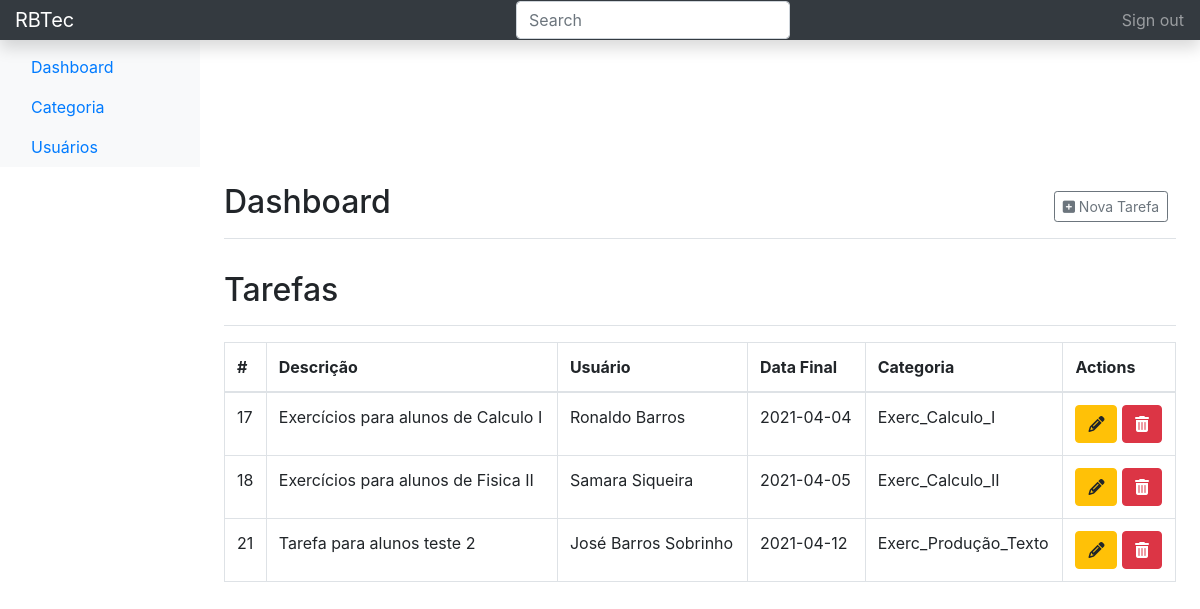
The page / on the database its author committed.
### tables this page shows
CREATE TABLE `tb_task` (
  `id` int(11) NOT NULL AUTO_INCREMENT,
  `description` text NOT NULL,
  `user_id` int(11) DEFAULT NULL,
  `final_date` date NOT NULL DEFAULT '1111-11-11',
  `category_id` int(11) DEFAULT NULL,
  PRIMARY KEY (`id`)
);

CREATE TABLE `tb_users` (
  `id` int(11) NOT NULL AUTO_INCREMENT,
  `name` varchar(255) NOT NULL,
  PRIMARY KEY (`id`)
);

CREATE TABLE `tb_category` (
  `id` int(11) NOT NULL AUTO_INCREMENT,
  `description` text NOT NULL,
  PRIMARY KEY (`id`)
);

### application/controllers/Dashboard.php (called while the page is built, shortened)
<?php
class Dashboard extends CI_Controller {
	public function __construct()
    {
		$this->load->model("task_model");
		$this->load->model('user_model');
		$this->load->model('category_model');
    }
	public function index()
	{
		$obj = new Task_model();
		$data["tasks"] = $obj->index();
		$data["title"] = "Dashboard - Tarefas";
		$this->load->view('templates/header', $data);
        $this->load->view('templates/nav-top', $data);
        $this->load->view('templates/footer', $data);
        $this->load->view('templates/js', $data);
		$this->load->view('pages/dashboard', $data);
	}
}

### index.php (called while the page is built, shortened)
<?php
require_once BASEPATH.'core/CodeIgniter.php';

### application/models/task_model.php (called while the page is built, shortened)
<?php
class Task_model extends CI_Model {
    public function index()
    {
        $sql = "
            select
                t.id
                ,t.description
                ,u.name as user
                ,t.final_date
                ,c.description as category
            from tb_task t
                join tb_users u on t.user_id = u.id
                join tb_category c on t.category_id = c.id
            order by id
        ";
        return $this->db->query($sql)->result();
    }
}

### application/views/pages/dashboard.php (the view, shortened to what this page needs)
<main role="main" class="col-md-9 ml-sm-auto col-lg-10 px-4">
    <div
        class="d-flex justify-content-between flex-wrap flex-md-nowrap align-items-center pt-3 pb-2 mb-3 border-bottom">
        <h1 class="h2">Dashboard</h1>
        <div class="btn-toolbar mb-2 mb-md-0">
            <div class="btn-group mr-2">
                <a href="<?= base_url('')?>dashboard/new" class="btn btn-sm btn-outline-secondary"><i class="fas fa-plus-square"></i>
                    Nova Tarefa
                </a>
            </div>
        </div>
    </div>
    <div
        class="d-flex justify-content-between flex-wrap flex-md-nowrap align-items-center pt-3 pb-2 mb-3 border-bottom">
        <h2 class="h2">Tarefas</h2>
    </div>
    <div class="table-responsive">
        <table class="table table-bordered table-hover">
            <thead>
                <tr>
                    <th>#</th>
                    <th>Descrição</th>
                    <th>Usuário</th>
                    <th>Data Final</th>
                    <th>Categoria</th>
                    <th>Actions</th>
                </tr>
            </thead>
            <?php foreach($tasks as $task): ?>
            <tr>
                <td><?= $task->id ?></td>
                <td><?= $task->description ?></td>
                <td><?= $task->user ?></td>
                <td><?= $task->final_date ?></td>
                <td><?= $task->category ?></td>
                <td>
                <a href="<?= base_url('')?>dashboard/edit/<?= $task->id?>" class="btn btn-warning"><i class="fas fa-pencil-alt"></i></a>
                    <a href="javascript:goDelete(<?= $task->id?>)" class="btn btn-danger"><i class="fas fa-trash-alt"></i></a>
                </td>
            </tr>
            <?php endforeach;?>
        </table>
    </div>
</main>

### application/views/templates/header.php (shortened to what this page needs)
<!DOCTYPE html>
<html lang="en">
<head>
	<link rel="stylesheet" href="https://stackpath.bootstrapcdn.com/bootstrap/4.4.1/css/bootstrap.min.css">
	<link rel="stylesheet" href="https://getbootstrap.com/docs/4.4/examples/dashboard/dashboard.css">
</head>
<body>

### application/views/templates/nav-top.php (shortened to what this page needs)
<nav class="navbar navbar-dark fixed-top bg-dark flex-md-nowrap p-0 shadow">
  <a class="navbar-brand col-sm-3 col-md-2 mr-0" href="#">RBTec</a>
	<div>
		<form action="" method="post">
			<input class="form-control form-control-dark" type="text" name="busca" id="busca" placeholder="Search" aria-label="Search" value="">
		</form>
	</div>
  <ul class="navbar-nav px-3">
    <li class="nav-item text-nowrap">
      <a class="nav-link" href="">Sign out</a>
    </li>
  </ul>
</nav>
<div class="container-fluid">
  <div class="row">
    <nav class="col-md-2 d-none d-md-block bg-light sidebar">
      <div class="sidebar-sticky">
        <h6 class="sidebar-heading d-flex justify-content-between align-items-center px-3 mt-4 mb-1 text-muted">
          <span>Menu</span>
        </h6>
        <ul class="nav flex-column">
          <li class="nav-item">
            <a class="nav-link" href="<?= base_url('')?>dashboard">
              Dashboard
            </a>
          </li>
					<li class="nav-item">
            <a class="nav-link" href="<?= base_url('')?>category">
              Categoria
            </a>
          </li>
          <li class="nav-item">
            <a class="nav-link" href="<?= base_url('')?>user">
              Usuários
            </a>
					</li>
        </ul>
      </div>
    </nav>

### application/views/templates/footer.php
	</div>
</div>

### application/views/templates/js.php (shortened to what this page needs)
</body>
</html>

### rows shown on the page
tb_task: id "17", description "Exercícios para alunos de Calculo I", user.name "Ronaldo Barros", final_date "2021-04-04", category.description "Exerc_Calculo_I"
tb_task: id "18", description "Exercícios para alunos de Fisica II", user.name "Samara Siqueira", final_date "2021-04-05", category.description "Exerc_Calculo_II"
tb_task: id "21", description "Tarefa para alunos teste 2", user.name "José Barros Sobrinho", final_date "2021-04-12", category.description "Exerc_Produção_Texto"
